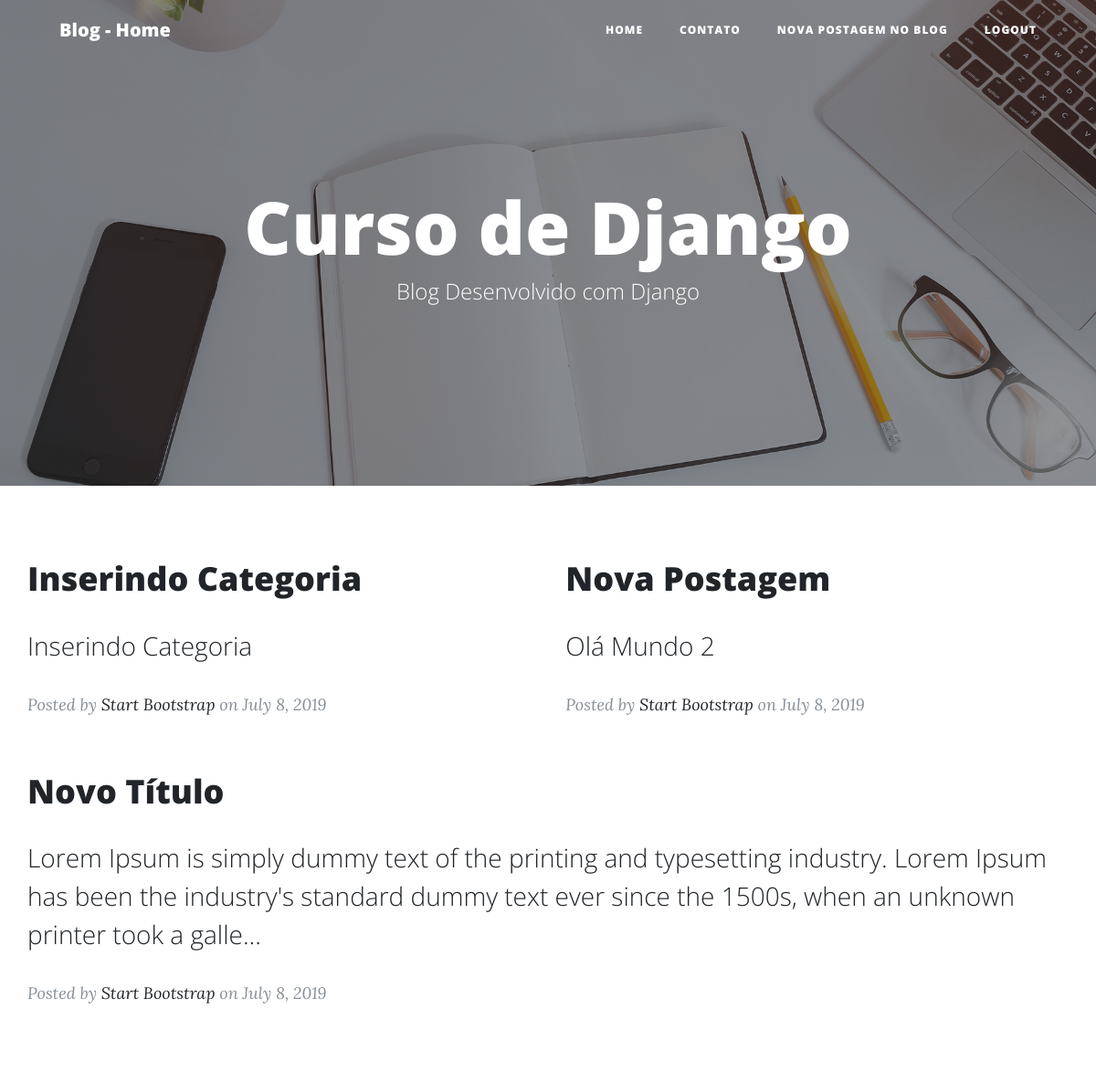
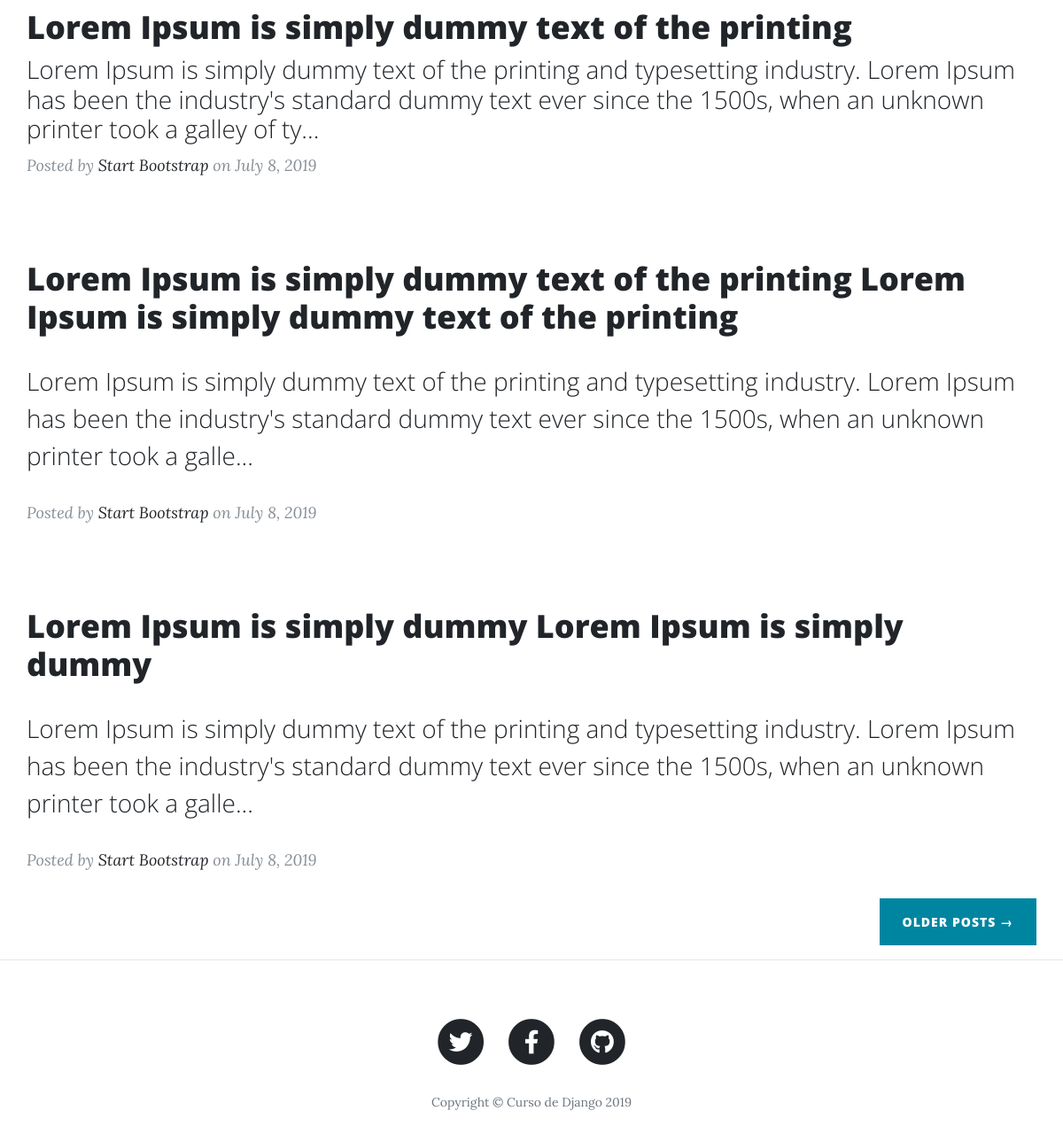
The app's page / (signed in) with its own data (2 pictures, top to bottom).
### blog/models.py (models this page shows, shortened)
class Post(models.Model):
    STATUS = (
        ('rascunho','Rascunho'),
        ('publicado','Publicado'),
    )
    titulo = models.CharField(verbose_name="Título",max_length=250)
    slug   = models.SlugField(max_length=250)
    autor  = models.ForeignKey(User,
                               on_delete=models.CASCADE)
    categoria = models.ManyToManyField(Category, related_name="get_posts")
    imagem    = models.ImageField(upload_to="blog",blank=True, null=True)
    conteudo  = RichTextField(verbose_name="Conteúdo")
    publicado = models.DateTimeField(default=timezone.now)
    criado    = models.DateTimeField(auto_now_add=True)
    alterado  = models.DateTimeField(auto_now=True)
    status    = models.CharField(max_length=10,
                                 choices=STATUS,
                                 default='rascunho')
    objects   = models.Manager()
    published = PublishedManager()
    def get_absolute_url(self):
        return reverse('post_detail',args=[self.slug])
    class Meta:
        ordering = ('-publicado',)

### blog/views.py (the view)
# urls.py: path('', views.BlogListView.as_view(),name='home'),
class BlogListView(ListView):
    model = Post
    template_name = 'blog/home.html'

### social/processors.py (called while the page is built)
def ctx_social(request):
    ctx_dict = {}
    links = Link.objects.all()
    for link in links:
        ctx_dict[link.chave] = link.url
    return ctx_dict

### blog/templates/blog/home.html (shortened to what this page needs)
{% extends 'base.html' %}
{% load static %}
{% block header %}
  <header class="masthead" style="background-image: url({% static 'img/home-bg.jpg' %})">
    <div class="overlay"></div>
    <div class="container">
      <div class="row">
        <div class="col-lg-8 col-md-10 mx-auto">
          <div class="site-heading">
            <h1>Curso de Django</h1>
            <span class="subheading">Blog Desenvolvido com Django </span>
          </div>
        </div>
      </div>
    </div>
  </header>
{% endblock header %}
{% block content %}
    {% for post in object_list %}
        <div class="post-preview">
            <a href="{{post.get_absolute_url}}">
              <h2 class="post-title">
               {{ post.titulo }}
              </h2>
              <h3 class="post-subtitle">
                    {{ post.conteudo|safe|truncatechars:"200" }}
              </h3>
            </a>
            <p class="post-meta">Posted by
              <a href="#">Start Bootstrap</a>
              on July 8, 2019</p>
        </div>
    {% endfor %}
    <div class="clearfix">
      <a class="btn btn-primary float-right" href="#">Older Posts &rarr;</a>
    </div>
{% endblock content %}

### records on screen
Post: titulo "Inserindo Categoria", conteudo "Inserindo Categoria"
Post: titulo "Nova Postagem", conteudo "Olá Mundo 2"
Post: titulo "Novo Título", conteudo "Lorem Ipsum is simply dummy text of the printing and typesetting industry. Lorem Ipsum has been the industry's standard dummy text ever since the 1500s, when an unknown printer took a galle..."
Post: titulo "Lorem Ipsum is simply dummy text of the printing", conteudo "Lorem Ipsum is simply dummy text of the printing and typesetting industry. Lorem Ipsum has been the industry's standard dummy text ever since the 1500s, when an unknown printer took a galley of ty..."
Post: titulo "Lorem Ipsum is simply dummy text of the printing Lorem Ipsum is simply dummy text of the printing", conteudo "Lorem Ipsum is simply dummy text of the printing and typesetting industry. Lorem Ipsum has been the industry's standard dummy text ever since the 1500s, when an unknown printer took a galle..."
Post: titulo "Lorem Ipsum is simply dummy Lorem Ipsum is simply dummy", conteudo "Lorem Ipsum is simply dummy text of the printing and typesetting industry. Lorem Ipsum has been the industry's standard dummy text ever since the 1500s, when an unknown printer took a galle..."
